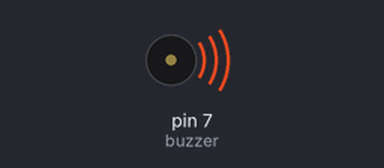
Bench run of a sketch on a simulated Arduino Uno, built with avr-gcc and run on an emulated ATmega328P. On the bench: buzzer (waves = sounding).

Above: at 0.2 s.
At 2.7 s:
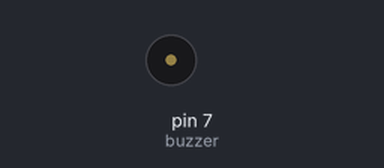
Timing chart, 0 to 3.5 s (numbered marks = the images above):
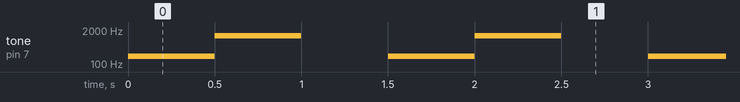

The sketch:

Buzzer.ino
```cpp
int buzzer = 7;

void setup() {
  pinMode(buzzer, OUTPUT);
}

void loop() {
  tone(buzzer, 200);
  delay(500);

  tone(buzzer, 1200);
  delay(500);

  noTone(buzzer);
  delay(500);
}
```

Measured:
- by itself, tone on pin 7 (buzzer): repeats every 1.5 s: 1200 Hz 0.50 s, silent 0.50 s, 200 Hz 0.50 s
